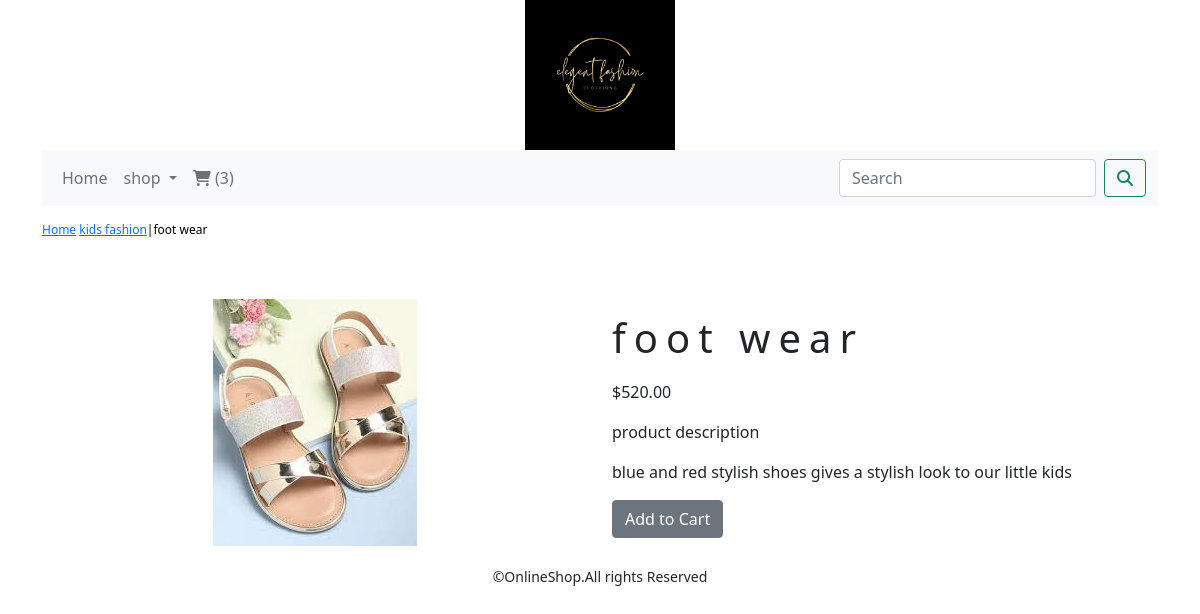
The page /shopapp/kids-fashion/foot-wear/ on the database its author committed.
### shopapp/models.py (models this page shows, shortened)
class Product(models.Model):
    name=models.CharField(max_length=250,unique=True)
    slug = models.SlugField(max_length=250, unique=True)
    description = models.TextField(blank=True)
    price=models.DecimalField(max_digits=10,decimal_places=2)
    category=models.ForeignKey(Category,on_delete=models.CASCADE)
    image=models.ImageField(upload_to='product',blank=True)
    stock=models.IntegerField()
    available=models.BooleanField(default=True)
    created=models.DateTimeField(auto_now_add=True)
    updated=models.DateTimeField(auto_now=True)
    class Meta:
        ordering=('name',)
        verbose_name='product'
        verbose_name_plural='products'

class Category(models.Model):
    name=models.CharField(max_length=250,unique=True)
    slug=models.SlugField(max_length=250,unique=True)
    description=models.TextField(blank=True)
    image=models.ImageField(upload_to='category',blank=True)
    class Meta:
        ordering=('name',)
        verbose_name='category'
        verbose_name_plural='categories'
    def get_url(self):
        return reverse('shopapp:product_by_category',args=[self.slug])
    def __str__(self):
        return '{}'.format(self.name)

### shopapp/views.py (the view)
# urls.py: path('<slug:c_slug>/<slug:product_slug>/',views.prodDetail,name='prodCatdetail')
def prodDetail(request,c_slug,product_slug):
    try:
        product=Product.objects.get(category__slug=c_slug,slug=product_slug)
    except Exception as e:
        raise e
    return  render(request,'product.html',{'product':product})

### cartapp/context_processors.py (called while the page is built)
def counter(request):
    item_count=0
    if 'admin' in request.path:
         return  {}
    else:
        try:
            cart=Cart.objects.filter(cart_id=_cart_id(request))
            cart_items=CartItem.objects.all().filter(cart=cart[:1])
            for cart_item in cart_items:
                item_count += cart_item.quantity
        except Cart.DoesNotExist:
            item_count=0
    return dict(item_count=item_count)

### cartapp/views.py (called while the page is built)
def _cart_id(request):
    cart=request.session.session_key
    if not cart:
        cart=request.session.create()
        return cart

### shopapp/context_processors.py (called while the page is built)
def menu_links(request):
    links=Category.objects.all()
    return dict(links=links)

### templates/product.html (shortened to what this page needs)
{% extends 'base.html'%}
{% load static %}
{% block content %}
<div class="row my_prod_row_class">
<div class="mx_auto">
  <p> <a href="{% url 'shopapp:allProdCat' %}"> Home</a> <a href="{{product.category.get_url}}">{{product.category}}</a>|{{product.name}}</p>
</div>
</div>
<br>
<div class="row">
  <div class="col-12 col-sm-12 col-md-12 col-lg-6 text-center">
    <div style="min-width:18rem">
      <img src="{{product.image.url}}" alt="{{product.name}}">
    </div>
  </div>
        <div class="=col-12 col-sm-12 col-md-12 col-lg-6">
            <div>
            <h1 class="my_prod_title"> {{product.name}}</h1>
            <p> ${{product.price}}</p>
            <p class=" my_title "> product description</p>
            <p class="text-justify my_prod_text"> {{product.description}}</p>
            {% if product.stock <= 0 %}
            <p class="text-justify my_prod_text"><b>Out of stock</b> </p>
            {% else %}
            <a class="btn btn-secondary" href="{% url 'cartapp:add_cart' product.id %}"> Add to Cart</a>
            {% endif %}
        </div>
    </div>
    </div>
{% endblock %}

### static/css/custom.css (style rules this page uses)
body { font-family: 'Roboto', sans-serif; }
.my_prod_row_class { padding-top:15px; padding-bottom:20px; }
.my_prod_row_class .mx_auto { color:#000; font-size:12px; text-decoration:none; }
.my_prod_title { font-size:16px text-transform :uppercase; letter-spacing:.2em; padding-top:15px; padding-bottom:10px; }

### rows shown on the page
Product: category "kids fashion", name "foot wear", image (picture), price "520.00", description "blue and red stylish shoes gives a stylish look to our little kids"

### other values the page prints
{{ item_count }} "3"
